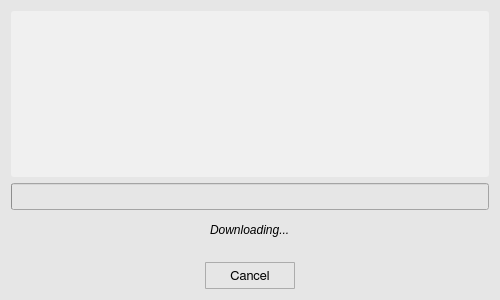
<?xml version="1.0" encoding="UTF-8"?>
<ui version="4.0">
 <class>downloadWindow</class>
 <widget class="QWidget" name="downloadWindow">
  <property name="geometry">
   <rect>
    <x>0</x>
    <y>0</y>
    <width>500</width>
    <height>300</height>
   </rect>
  </property>
  <property name="minimumSize">
   <size>
    <width>500</width>
    <height>300</height>
   </size>
  </property>
  <property name="maximumSize">
   <size>
    <width>500</width>
    <height>300</height>
   </size>
  </property>
  <property name="font">
   <font>
    <family>FreeSans</family>
    <pointsize>10</pointsize>
    <weight>50</weight>
    <bold>false</bold>
    <stylestrategy>PreferAntialias</stylestrategy>
    <kerning>true</kerning>
   </font>
  </property>
  <property name="windowTitle">
   <string>Download</string>
  </property>
  <property name="windowIcon">
   <iconset>
    <normaloff>icons/download_icon.svg</normaloff>icons/download_icon.svg</iconset>
  </property>
  <property name="styleSheet">
   <string notr="true">QWidget {
	background-color: rgb(230,230,230);
}

QScrollBar:vertical {
  border: 1px solid white;
  background-color: rgb(240, 240, 240);
  width: 20px;
  margin: 21px 0px 21px 0px;
}

QScrollBar:horizontal {
  border: 1px solid white;
  background-color: rgb(240, 240, 240);
  height: 20px;
  margin: 0px 21px 0px 21px;
}

QScrollBar::handle:vertical {
  background-color: rgb(205, 205, 205);
  min-height: 25px;
}

QScrollBar:handle:vertical:hover {
  background-color: rgb(167, 167, 167);
}

QScrollBar::handle:horizontal {
  background-color: rgb(205, 205, 205);
  min-width: 25px;
}

QScrollBar:handle:horizontal:hover {
  background-color: rgb(167, 167, 167);
}

QScrollBar::add-line:vertical {
  border-top: 1px solid rgb(240,240,240);
  border-left: 1px solid white;
  border-right: 1px solid white;
  border-bottom: 1px solid white;
  background-color: rgb(240, 240, 240);
  height: 20px;
  subcontrol-position: bottom;
  subcontrol-origin: margin;
}

QScrollBar::add-line:vertical:hover {
  background-color: rgb(219, 219, 219);
}

QScrollBar::sub-line:vertical {
  border-top: 1px solid white;
  border-left: 1px solid white;
  border-right: 1px solid white;
  border-bottom: 1px solid rgb(240,240,240);
  background-color: rgb(240, 240, 240);
  height: 20px;
  subcontrol-position: top;
  subcontrol-origin: margin;
}

QScrollBar::sub-line:vertical:hover {
  background-color: rgb(219, 219, 219);
}

QScrollBar::up-arrow:vertical {
  image: url(icons/up_arrow_icon.svg); 
  width: 16px;
  height: 16px;
}

QScrollBar::up-arrow:vertical:pressed {
  right: -1px;
  bottom: -1px;
}

QScrollBar::down-arrow:vertical {
  image: url(icons/down_arrow_icon.svg); 
  width: 16px;
  height: 16px;
}

QScrollBar::down-arrow:vertical:pressed {
  right: -1px;
  bottom: -1px;
}

QScrollBar::add-line:horizontal {
  border-top: 1px solid white;
  border-left: 1px solid rgb(240,240,240);
  border-right: 1px solid white;
  border-bottom: 1px solid white;
  background-color: rgb(240, 240, 240);
  width: 20px;
  subcontrol-position: right;
  subcontrol-origin: margin;
}

QScrollBar::add-line:horizontal:hover {
  background-color: rgb(219, 219, 219);
}

QScrollBar::sub-line:horizontal {
  border-top: 1px solid white;
  border-left: 1px solid white;
  border-right: 1px solid rgb(240,240,240);
  border-bottom: 1px solid white;
  background-color: rgb(240, 240, 240);
  width: 20px;
  subcontrol-position: left;
  subcontrol-origin: margin;
}

QScrollBar::sub-line:horizontal:hover {
  background-color: rgb(219, 219, 219);
}

QScrollBar::left-arrow:horizontal {
  image: url(icons/left_arrow_icon.svg); 
  width: 16px;
  height: 16px;
}

QScrollBar::left-arrow:horizontal:pressed {
  right: -1px;
  bottom: -1px;
}

QScrollBar::right-arrow:horizontal {
  image: url(icons/right_arrow_icon.svg); 
  width: 16px;
  height: 16px;
}

QScrollBar::right-arrow:horizontal:pressed {
  right: -1px;
  bottom: -1px;
}</string>
  </property>
  <layout class="QGridLayout" name="gridLayout">
   <item row="0" column="0">
    <layout class="QVBoxLayout" name="verticalLayout">
     <item>
      <widget class="QTextBrowser" name="dw_browser">
       <property name="styleSheet">
        <string notr="true">QTextBrowser {
	border-radius: 3px;
    padding: 1px 4px 1px 4px;
	background-color:  rgb(240, 240, 240);
}

QScrollBar:vertical {
  border: 1px solid white;
  background-color: rgb(240, 240, 240);
  width: 20px;
  margin: 21px 0px 21px 0px;
}

QScrollBar:horizontal {
  border: 1px solid white;
  background-color: rgb(240, 240, 240);
  height: 20px;
  margin: 0px 21px 0px 21px;
}

QScrollBar::handle:vertical {
  background-color: rgb(205, 205, 205);
  min-height: 25px;
}

QScrollBar:handle:vertical:hover {
  background-color: rgb(167, 167, 167);
}

QScrollBar::handle:horizontal {
  background-color: rgb(205, 205, 205);
  min-width: 25px;
}

QScrollBar:handle:horizontal:hover {
  background-color: rgb(167, 167, 167);
}

QScrollBar::add-line:vertical {
  border-top: 1px solid rgb(240,240,240);
  border-left: 1px solid white;
  border-right: 1px solid white;
  border-bottom: 1px solid white;
  background-color: rgb(240, 240, 240);
  height: 20px;
  subcontrol-position: bottom;
  subcontrol-origin: margin;
}

QScrollBar::add-line:vertical:hover {
  background-color: rgb(219, 219, 219);
}

QScrollBar::sub-line:vertical {
  border-top: 1px solid white;
  border-left: 1px solid white;
  border-right: 1px solid white;
  border-bottom: 1px solid rgb(240,240,240);
  background-color: rgb(240, 240, 240);
  height: 20px;
  subcontrol-position: top;
  subcontrol-origin: margin;
}

QScrollBar::sub-line:vertical:hover {
  background-color: rgb(219, 219, 219);
}

QScrollBar::up-arrow:vertical {
  image: url(icons/up_arrow_icon.svg); 
  width: 16px;
  height: 16px;
}

QScrollBar::up-arrow:vertical:pressed {
  right: -1px;
  bottom: -1px;
}

QScrollBar::down-arrow:vertical {
  image: url(icons/down_arrow_icon.svg); 
  width: 16px;
  height: 16px;
}

QScrollBar::down-arrow:vertical:pressed {
  right: -1px;
  bottom: -1px;
}

QScrollBar::add-line:horizontal {
  border-top: 1px solid white;
  border-left: 1px solid rgb(240,240,240);
  border-right: 1px solid white;
  border-bottom: 1px solid white;
  background-color: rgb(240, 240, 240);
  width: 20px;
  subcontrol-position: right;
  subcontrol-origin: margin;
}

QScrollBar::add-line:horizontal:hover {
  background-color: rgb(219, 219, 219);
}

QScrollBar::sub-line:horizontal {
  border-top: 1px solid white;
  border-left: 1px solid white;
  border-right: 1px solid rgb(240,240,240);
  border-bottom: 1px solid white;
  background-color: rgb(240, 240, 240);
  width: 20px;
  subcontrol-position: left;
  subcontrol-origin: margin;
}

QScrollBar::sub-line:horizontal:hover {
  background-color: rgb(219, 219, 219);
}

QScrollBar::left-arrow:horizontal {
  image: url(icons/left_arrow_icon.svg); 
  width: 16px;
  height: 16px;
}

QScrollBar::left-arrow:horizontal:pressed {
  right: -1px;
  bottom: -1px;
}

QScrollBar::right-arrow:horizontal {
  image: url(icons/right_arrow_icon.svg); 
  width: 16px;
  height: 16px;
}

QScrollBar::right-arrow:horizontal:pressed {
  right: -1px;
  bottom: -1px;
}</string>
       </property>
       <property name="sizeAdjustPolicy">
        <enum>QAbstractScrollArea::AdjustToContents</enum>
       </property>
       <property name="html">
        <string>&lt;!DOCTYPE HTML PUBLIC &quot;-//W3C//DTD HTML 4.0//EN&quot; &quot;http://www.w3.org/TR/REC-html40/strict.dtd&quot;&gt;
&lt;html&gt;&lt;head&gt;&lt;meta name=&quot;qrichtext&quot; content=&quot;1&quot; /&gt;&lt;style type=&quot;text/css&quot;&gt;
p, li { white-space: pre-wrap; }
&lt;/style&gt;&lt;/head&gt;&lt;body style=&quot; font-family:'MS Shell Dlg 2'; font-size:7.8pt; font-weight:400; font-style:normal;&quot;&gt;
&lt;p style=&quot;-qt-paragraph-type:empty; margin-top:0px; margin-bottom:0px; margin-left:0px; margin-right:0px; -qt-block-indent:0; text-indent:0px;&quot;&gt;&lt;br /&gt;&lt;/p&gt;&lt;/body&gt;&lt;/html&gt;</string>
       </property>
      </widget>
     </item>
     <item>
      <widget class="QProgressBar" name="dw_progress">
       <property name="minimumSize">
        <size>
         <width>0</width>
         <height>27</height>
        </size>
       </property>
       <property name="maximumSize">
        <size>
         <width>16777215</width>
         <height>27</height>
        </size>
       </property>
       <property name="font">
        <font>
         <family>FreeSans</family>
         <pointsize>10</pointsize>
         <weight>50</weight>
         <bold>false</bold>
         <kerning>true</kerning>
        </font>
       </property>
       <property name="value">
        <number>0</number>
       </property>
       <property name="textVisible">
        <bool>false</bool>
       </property>
      </widget>
     </item>
     <item>
      <layout class="QHBoxLayout" name="horizontalLayout_2">
       <item>
        <spacer name="horizontalSpacer_2">
         <property name="orientation">
          <enum>Qt::Horizontal</enum>
         </property>
         <property name="sizeHint" stdset="0">
          <size>
           <width>40</width>
           <height>20</height>
          </size>
         </property>
        </spacer>
       </item>
       <item>
        <widget class="QLabel" name="dw_label">
         <property name="minimumSize">
          <size>
           <width>0</width>
           <height>27</height>
          </size>
         </property>
         <property name="maximumSize">
          <size>
           <width>16777215</width>
           <height>27</height>
          </size>
         </property>
         <property name="font">
          <font>
           <italic>true</italic>
          </font>
         </property>
         <property name="text">
          <string>Downloading...</string>
         </property>
        </widget>
       </item>
       <item>
        <spacer name="horizontalSpacer_6">
         <property name="orientation">
          <enum>Qt::Horizontal</enum>
         </property>
         <property name="sizeHint" stdset="0">
          <size>
           <width>40</width>
           <height>20</height>
          </size>
         </property>
        </spacer>
       </item>
      </layout>
     </item>
     <item>
      <spacer name="verticalSpacer">
       <property name="orientation">
        <enum>Qt::Vertical</enum>
       </property>
       <property name="sizeType">
        <enum>QSizePolicy::Fixed</enum>
       </property>
       <property name="sizeHint" stdset="0">
        <size>
         <width>20</width>
         <height>13</height>
        </size>
       </property>
      </spacer>
     </item>
     <item>
      <layout class="QHBoxLayout" name="horizontalLayout">
       <item>
        <spacer name="horizontalSpacer">
         <property name="orientation">
          <enum>Qt::Horizontal</enum>
         </property>
         <property name="sizeHint" stdset="0">
          <size>
           <width>40</width>
           <height>20</height>
          </size>
         </property>
        </spacer>
       </item>
       <item>
        <widget class="QToolButton" name="dw_button">
         <property name="minimumSize">
          <size>
           <width>90</width>
           <height>27</height>
          </size>
         </property>
         <property name="maximumSize">
          <size>
           <width>90</width>
           <height>27</height>
          </size>
         </property>
         <property name="font">
          <font>
           <family>FreeSans</family>
           <pointsize>10</pointsize>
           <weight>50</weight>
           <bold>false</bold>
           <stylestrategy>PreferDefault</stylestrategy>
           <kerning>true</kerning>
          </font>
         </property>
         <property name="styleSheet">
          <string notr="true">QToolButton {
	border: 1px solid #acacac;
	border-radius: 1px;
	background-color: qlineargradient(x1:0, y1:0, x2:0, y2:1,
									stop:0 #f0f0f0, stop:1 #e5e5e5);
}

QToolButton:hover {
	border: 1px solid #7eb4ea;
	border-radius: 1px;
	background-color: qlineargradient(x1:0, y1:0, x2:0, y2:1,
									stop:0 #ecf4fc, stop:1 #dcecfc);
}

QToolButton:pressed {
	border: 1px solid #579de5;
	border-radius: 1px;
	background-color: qlineargradient(x1:0, y1:0, x2:0, y2:1,
									stop:0 #daecfc, stop:1 #c4e0fc);
}</string>
         </property>
         <property name="text">
          <string>Cancel</string>
         </property>
        </widget>
       </item>
       <item>
        <spacer name="horizontalSpacer_3">
         <property name="orientation">
          <enum>Qt::Horizontal</enum>
         </property>
         <property name="sizeHint" stdset="0">
          <size>
           <width>40</width>
           <height>20</height>
          </size>
         </property>
        </spacer>
       </item>
      </layout>
     </item>
    </layout>
   </item>
  </layout>
 </widget>
 <resources/>
 <connections/>
</ui>
